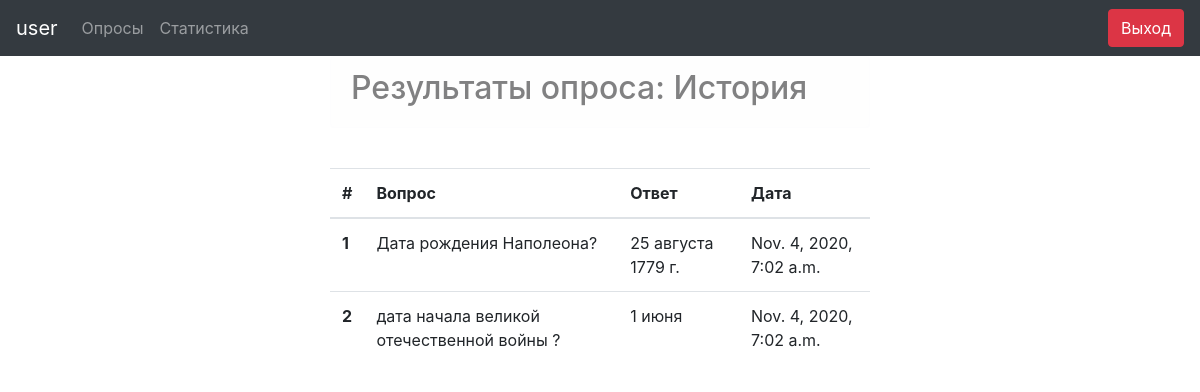
/4/results/ (signed in), run on the app's committed database.
### p_pols/models.py (models this page shows, shortened)
class Poll(models.Model):
    title = models.CharField(max_length=4096,  help_text="Опрос", verbose_name="Опрос")
    question = models.ManyToManyField(Question, related_name='polls',help_text="Вопрос", verbose_name="Вопрос")
    pub_date = models.DateTimeField(help_text="Дата публикации", verbose_name="Дата публикации",default=timezone.now())
    def publish(self):
        return self.pub_date <= timezone.now()
    publish.admin_order_field = 'pub_date'
    publish.boolean = True
    publish.short_description = 'Опубликовано ?'

class Answer(models.Model):
    user = models.ForeignKey(UserProfile, on_delete=models.DO_NOTHING, default=None)
    poll = models.ForeignKey(Poll, on_delete=models.DO_NOTHING, default=None)
    question = models.ForeignKey(Question, on_delete=models.DO_NOTHING)
    choice = models.ForeignKey(Choice, on_delete=models.DO_NOTHING)
    created = models.DateTimeField(auto_now_add=True)

class Question(models.Model):
    title = models.CharField(max_length=4096,  help_text="Вопрос", verbose_name="Вопрос")
    def __str__(self):
           return self.title

class Choice(models.Model):
    question = models.ForeignKey(Question, on_delete=models.CASCADE)
    title = models.CharField(max_length=4096, help_text="Вариант ответа", verbose_name="Вариант ответа")
    def __str__(self):
        return self.title

### p_pols/views.py (the view)
# urls.py: re_path(r'^(?P<poll_id>\d+)/results/$', results, name='results'),
@login_required
def results(request, poll_id):
    context = {}
    context['username'] = request.user.username
    profile = get_object_or_404(UserProfile, user=request.user)
    r_poll = get_object_or_404(Poll,pk=poll_id)
    context['poll']=r_poll
    context['user_answers'] = Answer.objects.all().filter(user=profile).filter(poll=r_poll)
    return render(request, 'results.html', context)

### p_pols/templates/results.html
{% extends  'nav.html' %}
{% block main %}
{% if user_answers %}
<div class="alert alert-light" role="alert">
    <h2>Результаты опроса: {{poll.title}}</h2>
</div>
<br>
<table class="table">
    <thead>
      <tr>
        <th scope="col">#</th>
        <th scope="col">Вопрос</th>
        <th scope="col">Ответ</th>
        <th scope="col">Дата</th>
      </tr>
    </thead>
    <tbody>
      {% for answer in user_answers %}
      <tr>
        <th scope="row">{{forloop.counter}}</th>
        <td>{{answer.question}}</td>
        <td>{{answer.choice}}</td>
        <td>{{answer.created}}</td>
      </tr>
      {% endfor %}
    </tbody>
  </table>
  {% else %}
    <p>Результатов прохождения опроса нет.</p>
  {% endif %}
{% endblock %}

### p_pols/templates/nav.html (shortened to what this page needs)
<!doctype  html>
<html  lang="en">
<head>
{% load static %}
<link rel="stylesheet" type="text/css" href="{% static 'css/bootstrap.min.css' %}">
</head>
<body>
    <nav class="navbar navbar-expand-sm bg-dark navbar-dark">
        <a class="navbar-brand" href="#">{{ username }}</a>
        <ul class="navbar-nav">
          <li class="nav-item">
            <a class="nav-link" href="poll">Опросы</a>
          </li>
          <li class="nav-item">
            <a class="nav-link" href="stat">Статистика</a>
          </li>
        </ul>
        <a class="btn btn-danger navbar-btn"  href="{% url 'logout' %}" style="margin: 0 0 0 auto;">Выход</a>
      </nav>
  <div  class="container">
  <div  class="row justify-content-center">
      <div  class="col-6">
      {% block main %}
      {% endblock %}
      </div>
    </div>
  </div>
</body>
</html>

### data on the page
Poll: title "История"
Answer: question "Дата рождения Наполеона?", choice "25 августа 1779 г.", created "Nov. 4, 2020, 7:02 a.m."
Answer: question "дата начала великой отечественной войны ?", choice "1 июня", created "Nov. 4, 2020, 7:02 a.m."

### other printed values
{{ username }} "user"
